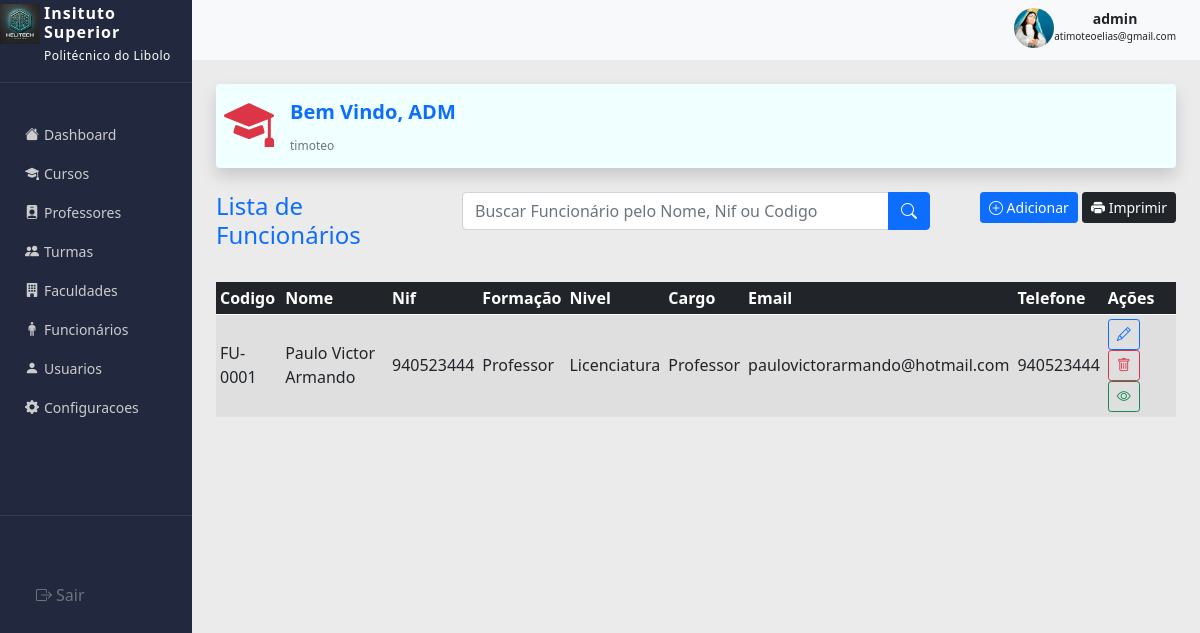
Screenshot of /App/Views/adm/funcionario.php (signed in) with the database file from the repository.
### tables this page shows
CREATE TABLE `funcionario` (
  `id_funcionario` int NOT NULL,
  `codigo` varchar(255) NOT NULL,
  `nome` varchar(255) NOT NULL,
  `nif` varchar(14) NOT NULL,
  `genero` varchar(255) NOT NULL,
  `data_nascimento` date NOT NULL,
  `formacao` varchar(255) DEFAULT NULL,
  `nivel` varchar(100) DEFAULT NULL,
  `funcao` varchar(100) NOT NULL,
  `imagem` varchar(255) NOT NULL,
  `email` varchar(100) DEFAULT NULL,
  `telefone` varchar(100) NOT NULL,
  `data_cadastro` timestamp NOT NULL DEFAULT CURRENT_TIMESTAMP,
  `data_atualizado` timestamp NOT NULL DEFAULT CURRENT_TIMESTAMP ON UPDATE CURRENT_TIMESTAMP,
  `usuario` int DEFAULT NULL
);

### App/Controller/FuncionarioController.php (called while the page is built, shortened)
<?php
    require_once __DIR__ . '/../Model/DAO/FuncionarioDao.php';
    class FuncionarioController {
        private FuncionarioDao $funcionarioDao;
        public function __construct(FuncionarioDao $funcionarioDao) {
            $this->funcionarioDao = $funcionarioDao;
        }
        public function index() {
            return $this->funcionarioDao->read();
        }
    }

### Config/config.php (called while the page is built)
<?php
    class Connect{
        private static PDO $conn;
        public static function getConn()
        {
            if (!isset(self::$conn)) {
                try {
                    self::$conn = new PDO(
                        "mysql:host=localhost;dbname=isp-libolo;charset=utf8mb4",
                        "dev",
                        ""
                    );
                    self::$conn->setAttribute(
                        PDO::ATTR_ERRMODE,
                        PDO::ERRMODE_EXCEPTION
                    );
                } catch (PDOException $e) {
                    die("Erro ao conectar ao banco de dados: " . $e->getMessage());
                }
            }
            return self::$conn;
        }
    }

### App/Model/DAO/FuncionarioDao.php (called while the page is built, shortened)
<?php
    require_once __DIR__ . '/../../../Config/config.php';
    class FuncionarioDao{
        public function read(){
            $sql = "SELECT * FROM funcionario";
            $res = Connect::getConn()->query($sql);
            $funcionario = $res->rowCount()>0 ? $res->fetchAll(PDO::FETCH_ASSOC) : [];
            return $funcionario;
        }
    }

### App/Views/adm/funcionario.php (the view, shortened to what this page needs)
<?php
    require_once __DIR__ . '/../../Controller/FuncionarioController.php';
    require_once __DIR__ . '/../../Model/DAO/FuncionarioDao.php';
    $FucionarioDao = new FuncionarioDao();
    $FuncionarioController = new FuncionarioController($FucionarioDao);
    $Funcionario = $FuncionarioController->index();
?>
<!DOCTYPE html>
<html lang="pt-br">
<head>
    <link rel="stylesheet" href="../../../Public/CSS/bootstrap.min.css">
    <link rel="stylesheet" href="../../../Public/bootstrap-icons/font/bootstrap-icons.min.css">
    <link rel="stylesheet" href="../../../Public/CSS/style.css">
    <link rel="stylesheet" href="../../../Public/JS/action.js">
</head>
<body>
    <section class="wrapper">
        <?php include_once '../resource/sidebar.php' ?>
        <div class="section">
            <?php include_once '../resource/header.php'?>
            <div class="container p-4 body">
                <div class="rounded shadow p-2 card-adm" style="background:azure;">
                    <div class="d-flex">
                        <div>
                            <h1 class="text-danger  me-3"><i class="bi bi-mortarboard-fill"></i></h1>
                        </div>
                        <div>
                            <h5 class="text-primary fw-bolder mt-2">Bem Vindo, ADM</h5>
                            <small class="mt-0 pt-0 text-secondary" style="font-size:12px"><?php echo isset($_SESSION['usuario_logged']['nome']) ? htmlspecialchars($_SESSION['usuario_logged']['nome']) : 'Not Found'; ?></small>
                        </div>
                    </div>
                </div>
                <div class="mt-4">
                    <div class="row">
                        <div class="col-sm-12 col-md-4 col-lg-3 mb-3">
                            <h4 class="text-primary" >Lista de Funcionários</h4>
                        </div>
                        <div class="col-sm-12 col-md-6 col-lg-6 mb-3">
                            <form action="" method="POST" class="w-100">
                                <div class="input-group">
                                    <input type="text" class="form-control" placeholder="Buscar Funcionário pelo Nome, Nif ou Codigo" aria-label="Username" aria-describedby="basic-addon1">
                                    <button class="btn btn-primary" type="submit"><i class="bi bi-search"></i></button>
                                </div>
                            </form>
                        </div>
                        <div class="col-sm-12 col-md-3 col-lg-3 text-end mb-3">
                            <a href="add_funcionario.php" class="btn btn-sm btn-primary"><i class="bi bi-plus-circle"></i> Adicionar</a>
                            <button class="btn btn-sm btn-dark" data-bs-toggle="modal" data-bs-target="#exampleModal"><i class="bi bi-printer-fill"></i> Imprimir</button>
                        </div>
                    </div>
                </div>
                <div class="table-responsive mt-2">
                    <table class="table align-middle table-sm table-striped table-hover">
                        <thead class="table-dark">
                            <tr>
                                <th scope="col">Codigo</th>
                                <th scope="col">Nome</th>
                                <th scope="col">Nif</th>
                                <th scope="col">Formação</th>
                                <th scope="col">Nivel</th>
                                <th scope="col">Cargo</th>
                                <th scope="col">Email</th>
                                <th scope="col">Telefone</th>
                                <th scope="col">Ações</th>
                            </tr>
                        </thead>
                        <tbody>
                            <?php foreach($Funcionario as $trim): ?>
                            <tr class="fs-6">
                                <td><?= $trim['codigo'] ?></td>
                                <td><?= $trim['nome'] ?></td>
                                <td><?= $trim['nif'] ?></td>
                                <td><?= $trim['formacao'] ?></td>
                                <td><?= $trim['nivel'] ?></td>
                                <td><?= $trim['funcao'] ?></td>
                                <td><?= $trim['email'] ?></td>
                                <td><?= $trim['telefone'] ?></td>
                                <td>
                                    <button class="btn btn-sm btn-outline-primary"><i class="bi bi-pencil"></i></button>
                                    <button class="btn btn-sm btn-outline-danger"><i class="bi bi-trash"></i></button>
                                    <button class="btn btn-sm btn-outline-success"><i class="bi bi-eye"></i></button>
                                </td>
                            </tr>
                            <?php endforeach; ?>
                        </tbody>
                    </table>
                </div>
            </div>
        </div>
    </section>
</body>
</html>

### Public/CSS/style.css (style rules this page uses)
* { margin:0; padding:0; box-sizing:border-box; }
body { font-family:'Segoe UI', Tahoma, Geneva, Verdana, sans-serif; }
.wrapper { display:flex; min-height:100vh; background:#ebebeb; }
.section { width:84% }
h1 { font-size: 50px; }
.card table thead, tbody { font-size: 10px; }

### rows the page displays
funcionario: codigo "FU-0001", nome "Paulo Victor Armando", nif "940523444", formacao "Professor", nivel "Licenciatura", funcao "Professor", email "paulovictorarmando@hotmail.com", telefone "940523444"

### other values shown
$_SESSION['usuario_logged']['perfil'] "admin"
$_SESSION['usuario_logged']['email'] "atimoteoelias@gmail.com"
$_SESSION['usuario_logged']['nome'] "timoteo"
